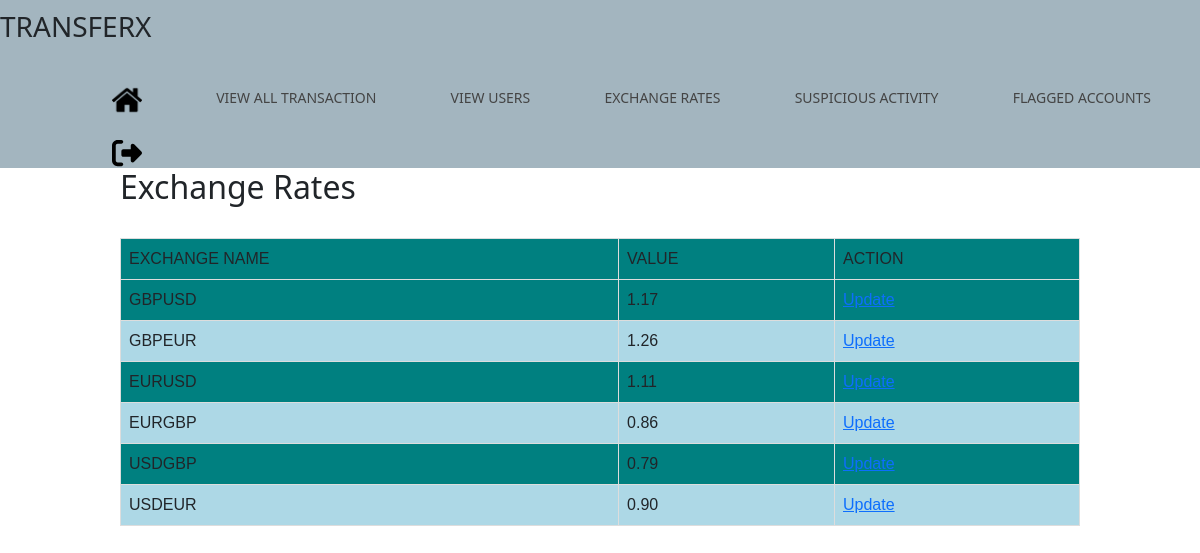
/Admin/admin_view_exchange_rates.php, run on the app's committed database.
### tables this page shows
CREATE TABLE exchange_rates (
	rate_id INT (2) AUTO_INCREMENT PRIMARY KEY,
   	exchange_name VARCHAR (25) NOT NULL,
    exchange_value DECIMAL (8, 2) NOT NULL
);

### Admin/admin_view_exchange_rates.php (the view, shortened to what this page needs)
<?php include("navbar2.php"); ?>
<?php
include("db_conn2.php");
$sql = "SELECT exchange_name, exchange_value FROM exchange_rates";
$stmt = $pdo->prepare($sql);
$stmt->execute();
$row1 = $stmt->fetchAll(PDO::FETCH_ASSOC);
?>
<!DOCTYPE html>
<html>
<head>
    <link rel="stylesheet" href="../CSS/style2.css">
    <link href="https://cdn.jsdelivr.net/npm/bootstrap@5.1.3/dist/css/bootstrap.min.css" rel="stylesheet"
>
</head>
<div class="container2">
    <main>
        <h2>Exchange Rates</h2><br>
        <table id="table-design">
            <thead>
                <td>EXCHANGE NAME</td>
                <td>VALUE</td>
                <td>ACTION</td>
            </thead>
            <?php
            for ($i = 0; $i < count($row1); $i++):
                ?>
                <tr>
                    <td>
                        <?php
                        echo $row1[$i]['exchange_name'];
                        ?>
                    </td>
                    <td>
                        <?php
                        echo $row1[$i]['exchange_value'];
                        ?>
                    </td>
                    <td><a href="admin_update_exchange_rates.php?exn=<?php echo $row1[$i]['exchange_name']; ?>">Update</a></td>
                </tr>
            <?php endfor; ?>
        </table>
    </main>
</div>

### CSS/style.css (style rules this page uses)
:root { --clr: #006194; }
body { margin: 0; background: #f0edf2; font-family: 'Work Sans', sans-serif; font-weight: 800; }
html { position: relative; min-height: 100%; }
body { margin-bottom: 60px; }
#table-design { font-family: Arial, Helvetica, sans-serif; border-collapse: collapse; width: 100%; }
#table-design td, #table-design th { border: 1px solid #ddd; padding: 8px; }
#table-design tr:nth-child(even) { background-color: lightblue; }
#table-design tr:nth-child(odd) { background-color: teal; }

### CSS/style2.css (style rules this page uses)
.container2 { min-height: 100%; width: 80%; margin: 0 auto; }
#table-design { font-family: Arial, Helvetica, sans-serif; border-collapse: collapse; width: 100%; }
#table-design td, #table-design th { border: 1px solid #ddd; padding: 8px; }
#table-design tr:nth-child(even) { background-color: lightblue; }
#table-design tr:nth-child(odd) { background-color: teal; }

### data on the page
exchange_rates: exchange_name "GBPUSD", exchange_value "1.17"
exchange_rates: exchange_name "GBPEUR", exchange_value "1.26"
exchange_rates: exchange_name "EURUSD", exchange_value "1.11"
exchange_rates: exchange_name "EURGBP", exchange_value "0.86"
exchange_rates: exchange_name "USDGBP", exchange_value "0.79"
exchange_rates: exchange_name "USDEUR", exchange_value "0.90"
